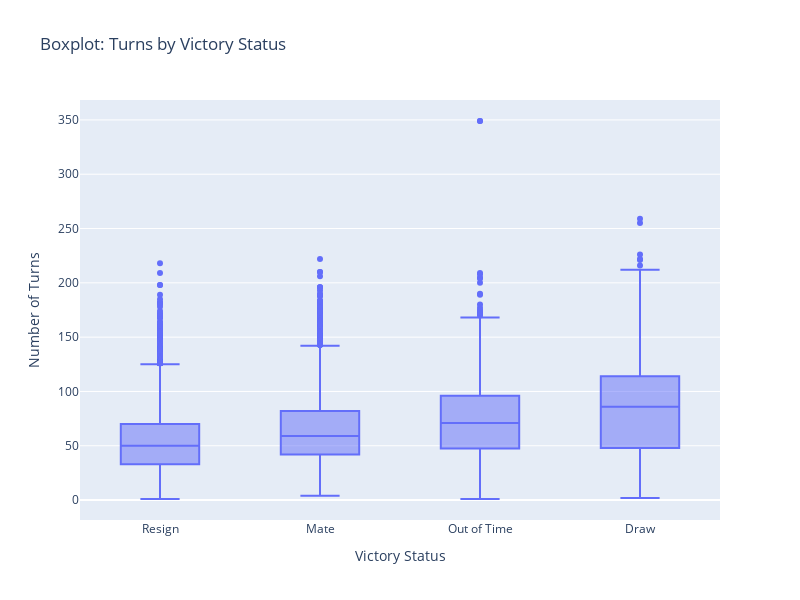

Write notebook code for a chart like this one.
### Markdown cell above
---
### **Boxplot: Turns by Victory Status**

This boxplot visualizes the distribution of game lengths (measured in **number of turns**) across different victory statuses. The `victory_status` column categorizes games into four outcomes: **Resign**, **Mate**, **Out of Time**, and **Draw**.

**Victory Status Categories**:
   - **Resign**: Games ended with a player resigning.
   - **Mate**: Games concluded with a checkmate.
   - **Out of Time**: Games ended due to a time forfeit.
   - **Draw**: Games resulted in a draw.

**Median Comparison**:
   - The median game length varies across victory statuses, with draws generally showing the highest median turns.

**Outliers**:
   - Longer games are common in draws and some checkmates, as indicated by the presence of extreme outlier points.

### Code cell
#Boxplot: Turns by Victory Status

df = CSV.copy()

fig = px.box(
    df,
    x='victory_status',
    y='turns',
    title="Boxplot: Turns by Victory Status",
    labels={'victory_status': 'Victory Status', 'turns': 'Number of Turns'},
    category_orders={'victory_status': ['Resign', 'Mate', 'Out of Time', 'Draw']}
)

fig.update_layout(width=800, height=600)
fig.show()

### Figure 1 — Plotly figure (JSON) as saved in the notebook; plotly's stock layout.template omitted (floating-point values rounded to 4 significant figures; data arrays with more than 128 entries replaced by an {"elided": "..."} marker saying what was removed)
{"data": [{"alignmentgroup": "True", "hovertemplate": "Victory Status=%{x}<br>Number of Turns=%{y}<extra></extra>", "legendgroup": "", "marker": {"color": "#636efa"}, "name": "", "notched": false, "offsetgroup": "", "orientation": "v", "showlegend": false, "type": "box", "x": {"elided": "20058 str values"}, "x0": " ", "xaxis": "x", "y": {"elided": "20058 int values"}, "y0": " ", "yaxis": "y"}], "layout": {"boxmode": "group", "height": 600, "legend": {"tracegroupgap": 0}, "title": {"text": "Boxplot: Turns by Victory Status"}, "width": 800, "xaxis": {"anchor": "y", "categoryarray": ["Resign", "Mate", "Out of Time", "Draw"], "categoryorder": "array", "domain": [0, 1], "title": {"text": "Victory Status"}}, "yaxis": {"anchor": "x", "domain": [0, 1], "title": {"text": "Number of Turns"}}}}
